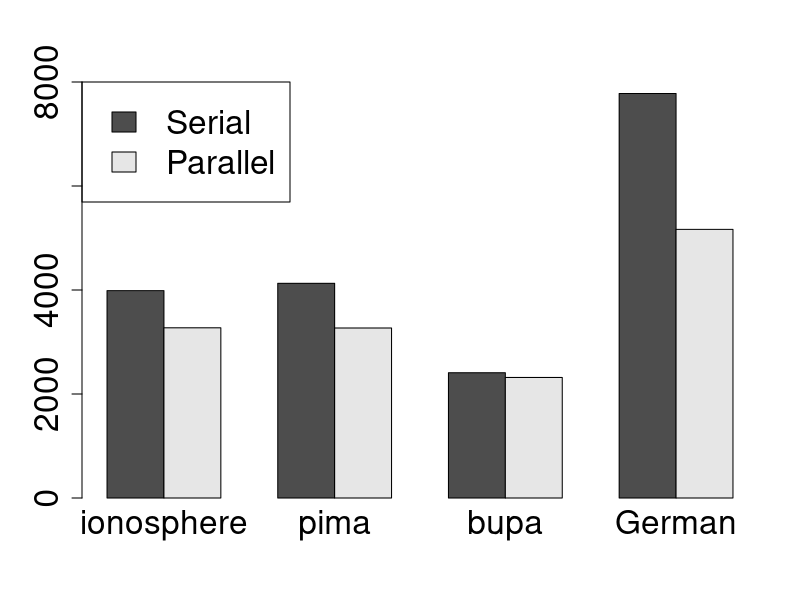
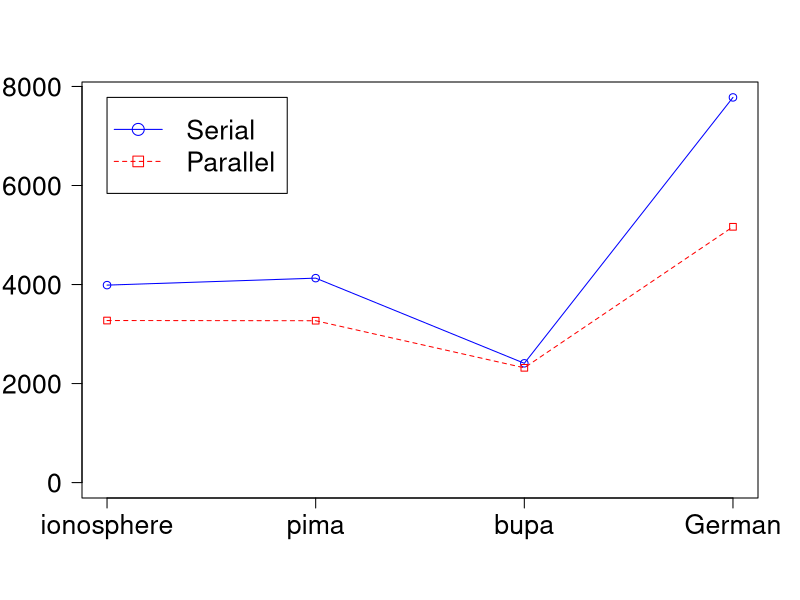

Generate these figures, in order, with R:
CCA <-c(3988, 4129, 2409, 7779)
names(CCA) <- c("ionosphere", "pima", "bupa", "German")
CCB <-c(3273, 3269, 2318, 5166)
names(CCB) <- c("ionosphere", "pima", "bupa", "German")
CC <- cbind(CCA, CCB)
barplot(t(CC), beside = TRUE,legend = c("Serial", "Parallel"),width = c(100, 100), args.legend = list(x = "topleft", cex=2),ylim = c(0, 8000),cex = 2,cex.axis=2)

LCCA <- c(3988, 4129, 2409, 7779)
LCCB <- c(3273, 3269, 2318, 5166)
g_range <- range(0, LCCA, LCCB)
plot(LCCA, type="o", col="blue", ylim=g_range, axes=FALSE, ann=FALSE, cex=1,cex.axis=1)
axis(1, at=1:4, lab=c("ionosphere", "pima", "bupa", "German"),,cex.axis = 1.6)
lines(LCCB, type="o", pch=22, lty=2, col="red")
axis(2, las=2, at=2000*0:4,cex.axis = 1.6)
box()
legend(1, g_range[2], c("Serial","Parallel"), cex=1.6,col=c("blue","red"), pch=21:22, lty=1:2);